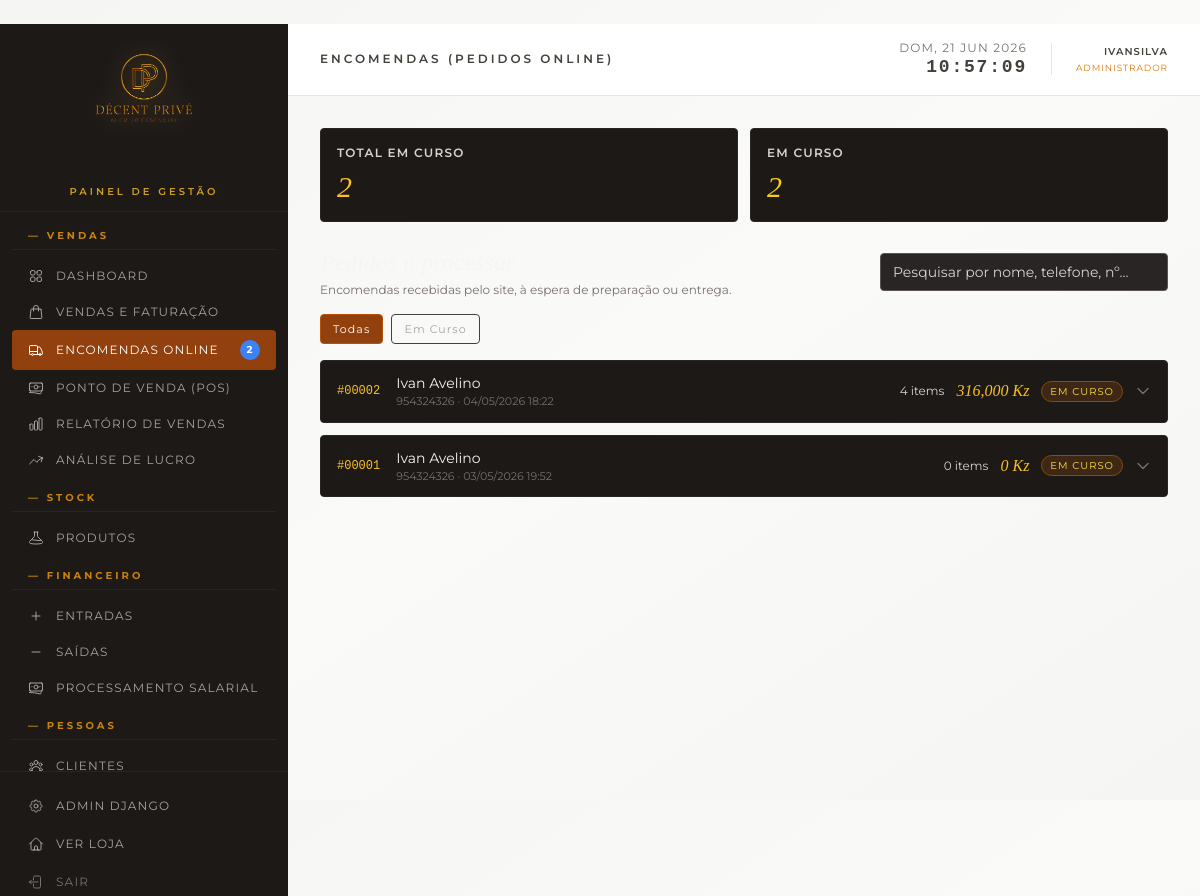
The app's page /gestao/encomendas/ (signed in), older data.
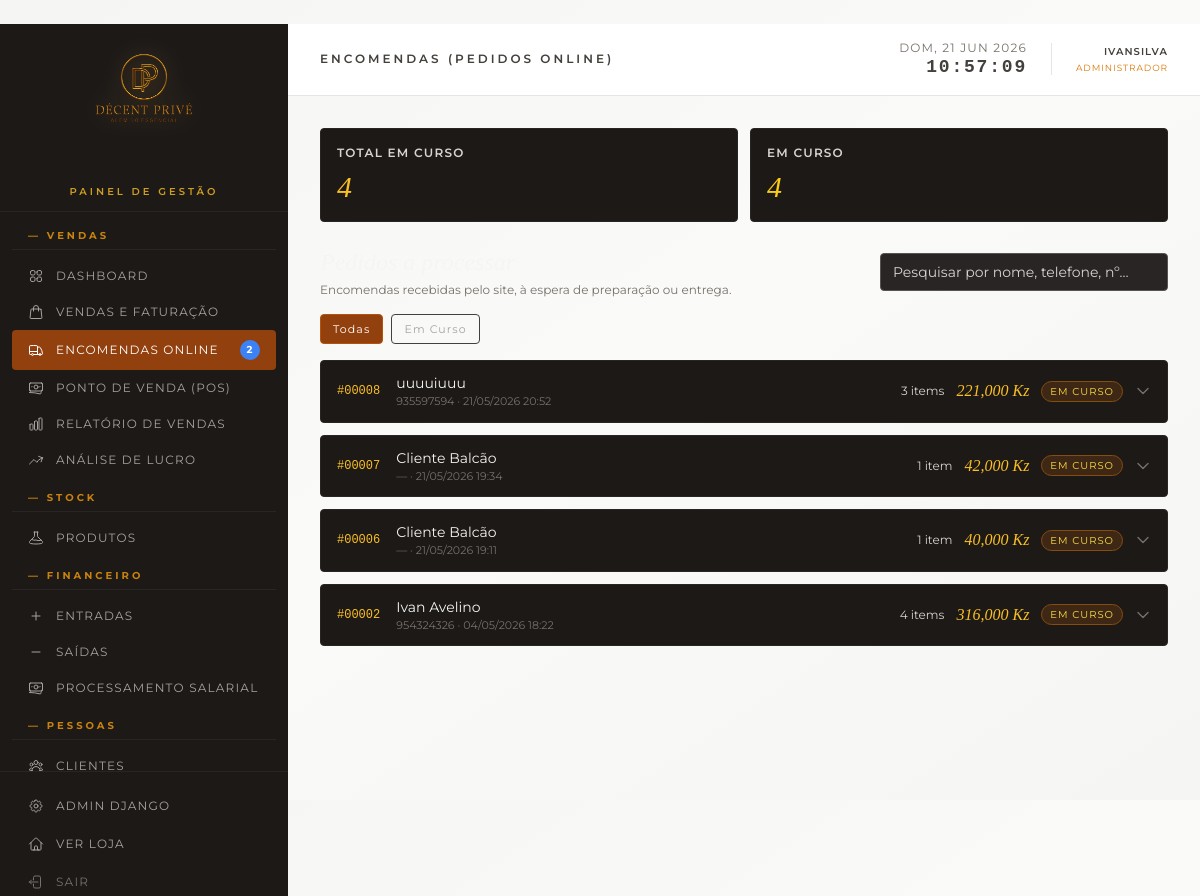
The same page, newer data.
### loja/models.py (models this page shows, shortened)
class Encomenda(models.Model):
    PAGAMENTO_CHOICES = [
        ('avista', 'À Vista'),
        ('parcelado', 'Parcelado (2x)')
    ]
    ORIGEM_CHOICES = [
        ('balcao', 'Balcão'),
        ('online', 'Online')
    ]
    forma_pagamento = models.CharField(
        max_length=20,
        choices=PAGAMENTO_CHOICES,
        default='avista',
        verbose_name='Forma de Pagamento'
    )
    valor_parcela1 = models.DecimalField(
        max_digits=10, decimal_places=2, null=True, blank=True,
        verbose_name='Valor 1ª Parcela',
        help_text='Primeira parcela (mínimo 50% do total)'
    )
    valor_parcela2 = models.DecimalField(
        max_digits=10, decimal_places=2, null=True, blank=True,
        verbose_name='Valor 2ª Parcela'
    )
    parcela1_paga = models.BooleanField(default=False, verbose_name='1ª Parcela Paga')
    parcela2_paga = models.BooleanField(default=False, verbose_name='2ª Parcela Paga')
    data_proxima_parcela = models.DateField(
        null=True, blank=True,
        verbose_name='Data da Próxima Parcela',
        help_text='Data prevista para o pagamento da próxima parcela'
    )
    STATUS_CHOICES = [
        ('em_curso', 'Em Curso'),
        ('finalizada', 'Finalizada'),
        ('cancelada', 'Cancelada'),
    ]
    nome_cliente = models.CharField(max_length=200)
    telefone = models.CharField(max_length=30)
    email = models.EmailField(blank=True)
    morada = models.TextField(blank=True)
    status = models.CharField(max_length=20, choices=STATUS_CHOICES, default='em_curso')
    origem = models.CharField(
        max_length=20, choices=ORIGEM_CHOICES, default='balcao',
        verbose_name='Origem da Encomenda',
        help_text='Indica se a venda foi feita no balcão ou online'
    )
    vendido_por = models.ForeignKey(
        User, on_delete=models.SET_NULL, null=True, blank=True,
        related_name='vendas', verbose_name='Vendido por'
    )
    notas = models.TextField(blank=True)
    motivo_cancelamento = models.TextField(
        blank=True, null=True,
        verbose_name='Motivo do Cancelamento',
        help_text='Explicação do motivo do cancelamento da venda'
    )
    criado_em = models.DateTimeField(auto_now_add=True)
    atualizado_em = models.DateTimeField(auto_now=True)
    class Meta:
        verbose_name = 'Encomenda'
        verbose_name_plural = 'Encomendas'
        ordering = ['-criado_em']
    def total(self):
        return sum(item.subtotal() for item in self.itens.all())
    total.short_description = 'Total (Kz)'

class ItemEncomenda(models.Model):
    encomenda = models.ForeignKey(Encomenda, on_delete=models.CASCADE, related_name='itens')
    produto = models.ForeignKey(Produto, on_delete=models.SET_NULL, null=True, blank=True)
    nome_produto = models.CharField(max_length=200)
    preco_unitario = models.DecimalField(max_digits=10, decimal_places=2)
    preco_custo_unitario = models.DecimalField(
        max_digits=10, decimal_places=2, default=0,
        help_text='Snapshot do preço de compra na altura da venda (para cálculo de lucro).'
    )
    quantidade = models.PositiveIntegerField(default=1)
    class Meta:
        verbose_name = 'Item de Encomenda'
        verbose_name_plural = 'Itens de Encomenda'
    def subtotal(self):
        return self.preco_unitario * self.quantidade
    subtotal.short_description = 'Subtotal (Kz)'
    def lucro(self):
        return self.subtotal() - self.custo_total()

### loja/views.py (the view, shortened to what this page needs)
# urls.py: path('gestao/encomendas/', views.gestao_encomendas, name='gestao_encomendas'),
@staff_member_required(login_url='/gestao/login/')
def gestao_encomendas(request):
    abertas_status = ['em_curso']
    encomendas = (Encomenda.objects
                  .filter(status__in=abertas_status)
                  .prefetch_related('itens')
                  .order_by('-criado_em'))
    contadores = {s: 0 for s in abertas_status}
    for e in encomendas:
        contadores[e.status] = contadores.get(e.status, 0) + 1
    return render(request, 'gestao/encomendas.html', {
        'active_page': 'encomendas',
        'encomendas': encomendas,
        'status_choices': Encomenda.STATUS_CHOICES,
        'contadores': contadores,
        'total_abertas': len(encomendas),
    })

### loja/context_processors.py (called while the page is built)
def encomendas_online_pendentes(request):
    if not request.path.startswith('/gestao/'):
        return {}
    if not request.user.is_authenticated or not request.user.is_staff:
        return {}
    count = Encomenda.objects.filter(
        status='em_curso',
        vendido_por__isnull=True,
    ).count()
    return {'pedidos_online_pendentes': count}

def nivel_acesso(request):
    user = getattr(request, 'user', None)
    if not user or not user.is_authenticated:
        return {'is_operador': False, 'is_gerente': False, 'is_admin_user': False}
    is_admin_user = bool(user.is_superuser)
    operador = _is_operador(user)
    is_gerente = bool(
        not user.is_superuser
        and not operador
        and user.is_staff
    )
    return {
        'is_operador': operador,
        'is_gerente': is_gerente,
        'is_admin_user': is_admin_user,
    }

### loja/utils/auth.py (called while the page is built)
def is_operador(user):
    return bool(
        user
        and user.is_authenticated
        and not user.is_superuser
        and user.groups.filter(name='Operador').exists()
    )

### loja/templates/gestao/encomendas.html (shortened to what this page needs)
﻿{% extends 'gestao/base.html' %}
{% load humanize %}
{% block page_title %}Encomendas (Pedidos Online){% endblock %}
{% block content %}
<div class="max-w-7xl mx-auto">
    <div class="grid grid-cols-1 md:grid-cols-2 gap-3 mb-6">
        <div class="bg-stone-900 border border-stone-800 rounded p-4">
            <p class="text-xs uppercase tracking-widest text-stone-300 font-semibold">Total em curso</p>
            <p class="font-serif italic text-3xl text-amber-400 mt-2">{{ total_abertas }}</p>
        </div>
        <div class="bg-stone-900 border border-stone-800 rounded p-4">
            <p class="text-xs uppercase tracking-widest text-stone-300 font-semibold">Em Curso</p>
            <p class="font-serif italic text-3xl text-yellow-400 mt-2">{{ contadores.em_curso|default:0 }}</p>
        </div>
    </div>
    <div class="flex flex-col md:flex-row md:items-center md:justify-between gap-3 mb-4">
        <div>
            <h2 class="font-serif italic text-2xl text-stone-100">Pedidos a processar</h2>
            <p class="text-xs text-stone-500 mt-1">Encomendas recebidas pelo site, à espera de preparação ou entrega.</p>
        </div>
        <input type="text" id="pesquisa" placeholder="Pesquisar por nome, telefone, nº…"
               style="color:#f5f5f4;"
               class="bg-stone-800 border border-stone-600 rounded px-3 py-2 text-sm placeholder-stone-300 w-full md:w-72 focus:outline-none focus:border-amber-500">
    </div>
    <div class="flex flex-wrap gap-2 mb-4 text-[11px] uppercase tracking-widest">
        <button data-filtro="todos" class="filtro-btn px-3 py-1.5 rounded border border-amber-700 bg-amber-800 text-white">Todas</button>
        <button data-filtro="em_curso" class="filtro-btn px-3 py-1.5 rounded border border-stone-700 text-stone-400 hover:border-amber-700">Em Curso</button>
    </div>
    {% if encomendas %}
    <div class="space-y-3" id="lista-encomendas">
        {% for enc in encomendas %}
        <details class="enc-row bg-stone-900 border border-stone-800 rounded group"
                 data-cliente="{{ enc.nome_cliente|lower }}"
                 data-telefone="{{ enc.telefone }}"
                 data-id="{{ enc.pk }}"
                 data-status="{{ enc.status }}">
            <summary class="cursor-pointer px-4 py-3 flex flex-col md:flex-row md:items-center md:justify-between gap-2 list-none">
                <div class="flex items-center gap-4">
                    <span class="font-mono text-xs text-amber-400">#{{ enc.pk|stringformat:"05d" }}</span>
                    <div>
                        <p class="text-sm text-stone-100">{{ enc.nome_cliente }}</p>
                        <p class="text-[11px] text-stone-500">{{ enc.telefone }} · {{ enc.criado_em|date:"d/m/Y H:i" }}</p>
                    </div>
                </div>
                <div class="flex items-center gap-3">
                    <span class="text-xs text-stone-300">{{ enc.itens.count }} item{{ enc.itens.count|pluralize:"s" }}</span>
                    <span class="font-serif italic text-base text-amber-400">{{ enc.total|floatformat:0|intcomma }} Kz</span>
                    {% if enc.status == 'em_curso' %}
                        <span class="px-2 py-0.5 rounded-full text-[10px] uppercase tracking-widest bg-yellow-900/40 text-yellow-300 border border-yellow-800">Em Curso</span>
                    {% endif %}
                    <svg class="w-4 h-4 text-stone-500 group-open:rotate-180 transition-transform" fill="none" viewBox="0 0 24 24" stroke="currentColor" stroke-width="2">
                        <path stroke-linecap="round" stroke-linejoin="round" d="m19.5 8.25-7.5 7.5-7.5-7.5"/>
                    </svg>
                </div>
            </summary>
        </details>
        {% endfor %}
    </div>
    {% else %}
    <div class="bg-stone-900 border border-stone-800 rounded p-12 text-center">
        <p class="font-serif italic text-2xl text-stone-100">Sem encomendas em curso.</p>
        <p class="text-xs text-stone-300 mt-2 uppercase tracking-widest">Todos os pedidos online foram processados.</p>
    </div>
    {% endif %}
</div>
{% endblock %}

Row changes from the older to the newer data that the page shows:
removed Encomenda: pk "00001", nome_cliente "Ivan Avelino", telefone "954324326", criado_em "03/05/2026 19:52", itens.count "0", total "0", status "EM CURSO"
added Encomenda: pk "00008", nome_cliente "uuuuiuuu", telefone "935597594", criado_em "21/05/2026 20:52", itens.count "3", total "221,000", status "EM CURSO"
added Encomenda: pk "00007", nome_cliente "Cliente Balcão", telefone "—", criado_em "21/05/2026 19:34", itens.count "1", total "42,000", status "EM CURSO"
added Encomenda: pk "00006", nome_cliente "Cliente Balcão", telefone "—", criado_em "21/05/2026 19:11", itens.count "1", total "40,000", status "EM CURSO"
Text that changed along with them:
{{ total_abertas }}: "2" → "4"
{{ contadores.em_curso|default:0 }}: "2" → "4"
